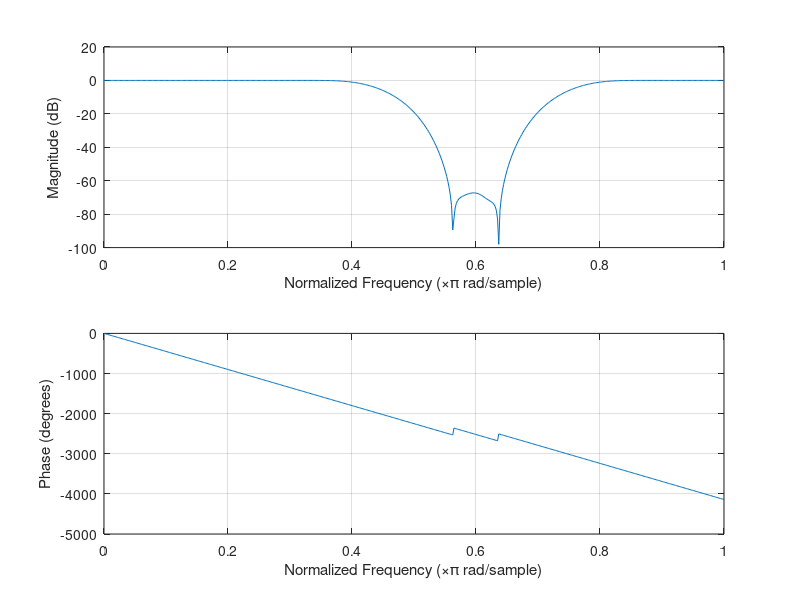

Write the MATLAB code that produced this figure.
close all;
clear;
clc;

ordem = 50;
resol_plot_freq = 512;
%Exemplo 1: passa-baixas
f = [0, 0.3, 0.4, 1]; m = [1, 1, 0, 0];
coef = fir2(ordem, f, m);
freqz(coef,1,resol_plot_freq);
%Exemplo 2: passa-altas
f = [0, 0.5, 0.65, 1]; m = [0, 0, 1, 1];
coef = fir2(ordem, f, m);
freqz(coef,1,resol_plot_freq);
%Exemplo 3: passa-altas com janela
f = [0, 0.5, 0.65, 1]; m = [0, 0, 1, 1];
coef = fir2(ordem, f, m, hann(ordem+1));
freqz(coef,1,resol_plot_freq);
%Exemplo 4: passa-banda
f = [0, 0.4, 0.5, 0.7, 0.8, 1]; m = [0, 0, 1, 1, 0, 0];
coef = fir2(ordem, f, m);
freqz(coef,1,resol_plot_freq);
%Exemplo 5: rejeita-banda
f = [0, 0.4, 0.5, 0.7, 0.8, 1]; m = [1, 1, 0, 0, 1, 1];
coef = fir2(ordem, f, m);
freqz(coef,1,resol_plot_freq);